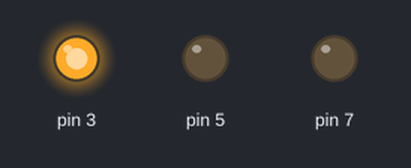
This sketch was run on a simulated Arduino Uno, built with avr-gcc and run on an emulated ATmega328P. Shown: output pins drawn as LEDs (lit = HIGH).

Above: at 0.5 s.
At 1.1 s:
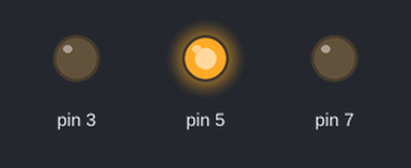
At 2.7 s:
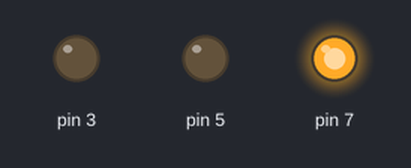
Timing chart, 0 to 3.2 s (numbered marks = the images above):
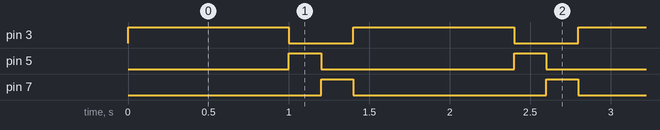

The sketch:

MyTribbleBlink.ino
```cpp
#define PAUSE 1000

void pinOnOff(int pinNr, int pause) {
  digitalWrite(pinNr, HIGH);
  delay(pause);
  digitalWrite(pinNr, LOW);
}

// the setup function runs once when you press reset or power the board
void setup() {
  pinMode(3, OUTPUT);
  pinMode(5, OUTPUT);
  pinMode(7, OUTPUT);
}

// the loop function runs over and over again forever
void loop() {
  pinOnOff(3, 1000);
  pinOnOff(5, 200);
  pinOnOff(7, 200);
}
```

Measured:
- by itself, pin 3: alternates HIGH for 1.0 s and LOW for 0.40 s
- by itself, pin 5, pin 7: alternates HIGH for 0.20 s and LOW for 1.2 s
- by itself, everything shown: repeats every 1.4 s, in 3 steps
